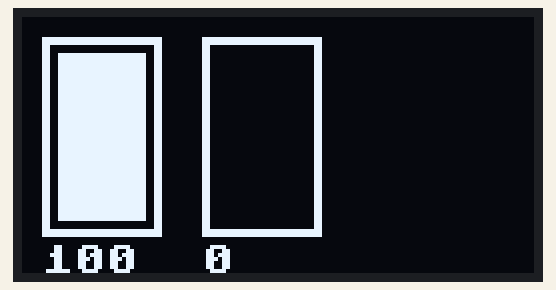
A program run on a simulated ESP32 board running MicroPython. On the bench: 128×64 one-colour display.

Above: at 0.1 s.
At 4.8 s:
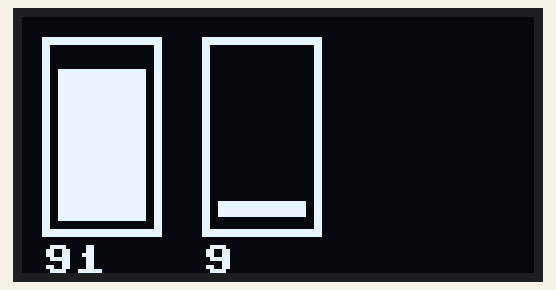
At 9.5 s:
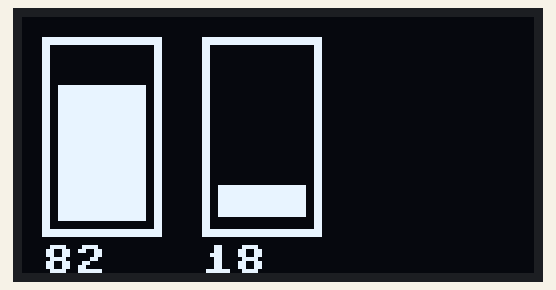
At 19.5 s:
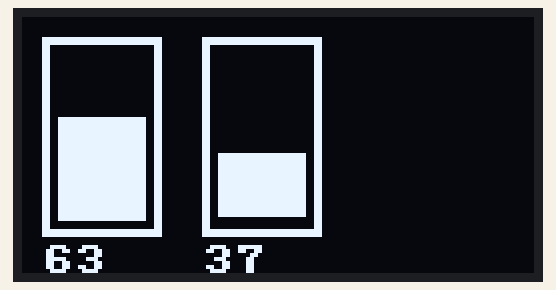
At 29.4 s:
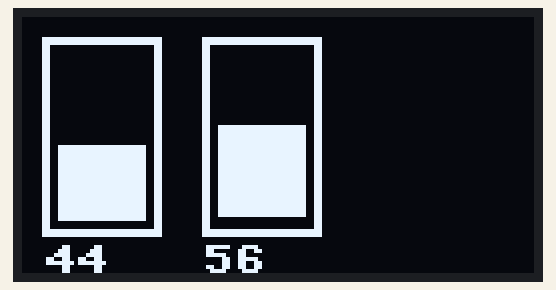
At 39.4 s:
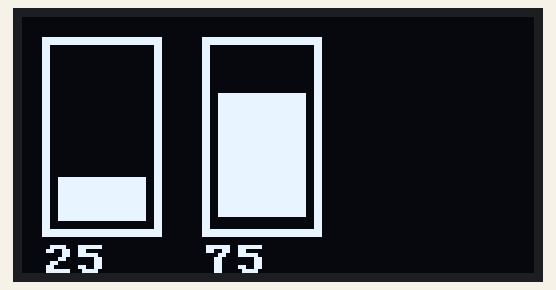

The program:

battery_charge.py
```python
from machine import Pin, SoftI2C
import time
from ssd1306 import SSD1306_I2C
import machine

i2c = SoftI2C(scl=Pin(4), sda=Pin(5))
oled = SSD1306_I2C(128, 64, i2c)
#white frame 1 battery
oled.fill_rect(5,5,30,50,1)
#black filling 1 battery
oled.fill_rect(7,7,26,46,0)

#white frame 2 battery
oled.fill_rect(45,5,30,50,1)
#black filling 2 battery
oled.fill_rect(47,7,26,46,0)
#white filling = charge 100% 1 battery
oled.fill_rect(9,9,22,42,1)

#number 1 battery charge in the beginning
battery_1_percentage = 0
battery_1_delta = 1

y_min = 9
y_max = 50

while True:
    # drawing
    #refresh black backgroung 1 battery numbers
    oled.fill_rect(5,57,30,15,0)
    #refresh black backgroung 2 battery numbers
    oled.fill_rect(45,57,30,15,0)
    #numbers 1 battery
    oled.text(str(100-battery_1_percentage),5,57)
    #numbers 2 battery
    oled.text(str(battery_1_percentage),45,57)

    # filling the batteries
    y_cur_1 = battery_1_percentage * (y_max - y_min) / 100 + y_min
    y_cur_2 = y_min + (y_max - y_cur_1)
    if y_cur_1 > y_min and y_cur_1 < y_max:
        oled.hline(9, int(y_cur_1), 22, 0 if (battery_1_delta > 0) else 1)
    if y_cur_2 > y_min and y_cur_2 < y_max:
        oled.hline(49, int(y_cur_2), 22, 1 if (battery_1_delta > 0) else 0)

    # direction change
    battery_1_percentage += battery_1_delta
    if battery_1_percentage <= 0 or battery_1_percentage >= 100:
        battery_1_delta *= -1


    oled.show()
    time.sleep(0.5)
```

Measured:
- what the display in image 1 shows lasts 0.5 s, from 4.8 s to 5.3 s
